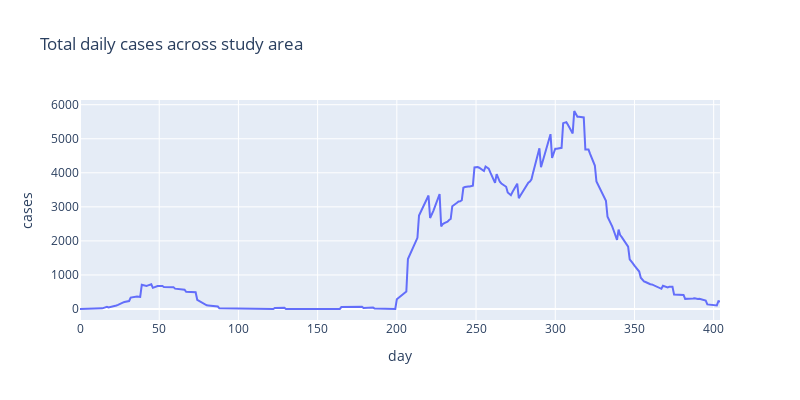

The cell this chart's notebook holds for it:
### Markdown cell above
Look at total daily cases

### Code cell
fig = px.line(cases_msoa_melt.groupby('day').sum(), y="cases", title="Total daily cases across study area",
              height=400, width=800)
fig.show()

### Figure 1 — Plotly figure (JSON) as saved in the notebook; plotly's stock layout.template omitted (floating-point values rounded to 4 significant figures; data arrays with more than 128 entries replaced by an {"elided": "..."} marker saying what was removed)
{"data": [{"hovertemplate": "day=%{x}<br>cases=%{y}<extra></extra>", "legendgroup": "", "line": {"color": "#636efa", "dash": "solid"}, "marker": {"symbol": "circle"}, "mode": "lines", "name": "", "orientation": "v", "showlegend": false, "type": "scatter", "x": {"elided": "405 int values"}, "xaxis": "x", "y": {"elided": "405 int values"}, "yaxis": "y"}], "layout": {"height": 400, "legend": {"tracegroupgap": 0}, "title": {"text": "Total daily cases across study area"}, "width": 800, "xaxis": {"anchor": "y", "domain": [0, 1], "title": {"text": "day"}}, "yaxis": {"anchor": "x", "domain": [0, 1], "title": {"text": "cases"}}}}
